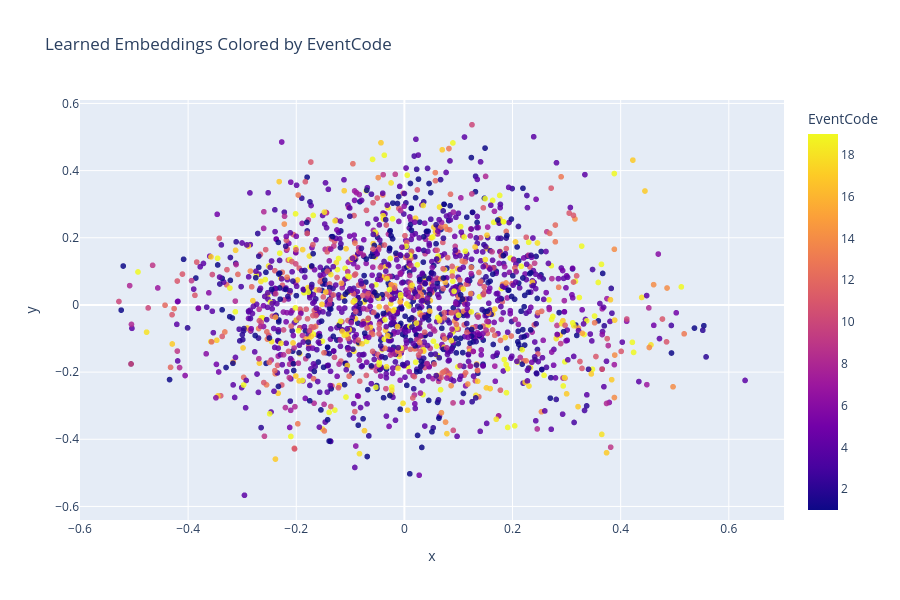

Here is the notebook cell this chart was saved with:
### Code cell
df_plot = pd.DataFrame({
    "x": emb2d_pca[:,0],
    "y": emb2d_pca[:,1],
    "GlobalEventID": global_ids,
    
    "EventCode": eventcodes.astype(int)
})

fig = px.scatter(
    df_plot,
    x="x",
    y="y",
    color="EventCode",
    hover_data=["GlobalEventID", "EventCode"],
    title="Learned Embeddings Colored by EventCode"
)

fig.update_traces(marker=dict(size=6, opacity=0.85))
fig.update_layout(width=900, height=600)
fig.show()

### Figure 1 — Plotly figure (JSON) as saved in the notebook; plotly's stock layout.template omitted (floating-point values rounded to 4 significant figures; data arrays with more than 128 entries replaced by an {"elided": "..."} marker saying what was removed)
{"data": [{"customdata": {"elided": "2000x2 int values"}, "hovertemplate": "x=%{x}<br>y=%{y}<br>GlobalEventID=%{customdata[0]}<br>EventCode=%{marker.color}<extra></extra>", "legendgroup": "", "marker": {"color": {"elided": "2000 int values"}, "coloraxis": "coloraxis", "opacity": 0.85, "size": 6, "symbol": "circle"}, "mode": "markers", "name": "", "showlegend": false, "type": "scattergl", "x": {"elided": "2000 float values"}, "xaxis": "x", "y": {"elided": "2000 float values"}, "yaxis": "y"}], "layout": {"coloraxis": {"colorbar": {"title": {"text": "EventCode"}}, "colorscale": [[0, "#0d0887"], [0.1111, "#46039f"], [0.2222, "#7201a8"], [0.3333, "#9c179e"], [0.4444, "#bd3786"], [0.5556, "#d8576b"], [0.6667, "#ed7953"], [0.7778, "#fb9f3a"], [0.8889, "#fdca26"], [1, "#f0f921"]]}, "height": 600, "legend": {"tracegroupgap": 0}, "title": {"text": "Learned Embeddings Colored by EventCode"}, "width": 900, "xaxis": {"anchor": "y", "domain": [0, 1], "title": {"text": "x"}}, "yaxis": {"anchor": "x", "domain": [0, 1], "title": {"text": "y"}}}}
